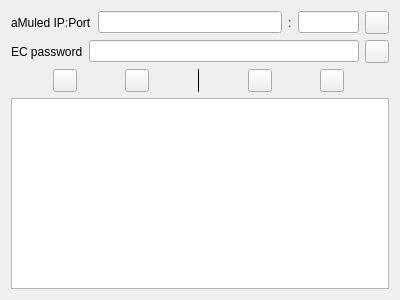
<?xml version="1.0" encoding="UTF-8"?>
<ui version="4.0">
 <class>AMuledPage</class>
 <widget class="QWidget" name="AMuledPage">
  <property name="geometry">
   <rect>
    <x>0</x>
    <y>0</y>
    <width>400</width>
    <height>300</height>
   </rect>
  </property>
  <layout class="QVBoxLayout" name="verticalLayout">
   <item>
    <layout class="QHBoxLayout" name="horizontalLayout" stretch="0,3,0,1,0">
     <item>
      <widget class="QLabel" name="label">
       <property name="text">
        <string>aMuled IP:Port</string>
       </property>
      </widget>
     </item>
     <item>
      <widget class="QLineEdit" name="m_hostEdit"/>
     </item>
     <item>
      <widget class="QLabel" name="label_3">
       <property name="text">
        <string>:</string>
       </property>
      </widget>
     </item>
     <item>
      <widget class="QLineEdit" name="m_portEdit"/>
     </item>
     <item>
      <widget class="QToolButton" name="m_connect">
       <property name="toolButtonStyle">
        <enum>Qt::ToolButtonTextBesideIcon</enum>
       </property>
      </widget>
     </item>
    </layout>
   </item>
   <item>
    <layout class="QHBoxLayout" name="horizontalLayout_2">
     <item>
      <widget class="QLabel" name="label_2">
       <property name="text">
        <string>EC password</string>
       </property>
      </widget>
     </item>
     <item>
      <widget class="QLineEdit" name="m_passwordEdit"/>
     </item>
     <item>
      <widget class="QToolButton" name="m_login">
       <property name="toolButtonStyle">
        <enum>Qt::ToolButtonTextBesideIcon</enum>
       </property>
      </widget>
     </item>
    </layout>
   </item>
   <item>
    <layout class="QHBoxLayout" name="horizontalLayout_3">
     <item>
      <widget class="QToolButton" name="m_connectEd2k">
       <property name="toolButtonStyle">
        <enum>Qt::ToolButtonTextBesideIcon</enum>
       </property>
      </widget>
     </item>
     <item>
      <widget class="QToolButton" name="m_disconnectEd2k">
       <property name="toolButtonStyle">
        <enum>Qt::ToolButtonTextBesideIcon</enum>
       </property>
      </widget>
     </item>
     <item>
      <widget class="KSeparator" name="kseparator">
       <property name="orientation">
        <enum>Qt::Vertical</enum>
       </property>
      </widget>
     </item>
     <item>
      <widget class="QToolButton" name="m_connectKad">
       <property name="toolButtonStyle">
        <enum>Qt::ToolButtonTextBesideIcon</enum>
       </property>
      </widget>
     </item>
     <item>
      <widget class="QToolButton" name="m_disconnectKad">
       <property name="toolButtonStyle">
        <enum>Qt::ToolButtonTextBesideIcon</enum>
       </property>
      </widget>
     </item>
    </layout>
   </item>
   <item>
    <widget class="QTextEdit" name="m_loggerEdit">
     <property name="undoRedoEnabled">
      <bool>false</bool>
     </property>
     <property name="readOnly">
      <bool>true</bool>
     </property>
    </widget>
   </item>
  </layout>
 </widget>
 <customwidgets>
  <customwidget>
   <class>KSeparator</class>
   <extends>QFrame</extends>
   <header>kseparator.h</header>
  </customwidget>
 </customwidgets>
 <resources/>
 <connections/>
</ui>
